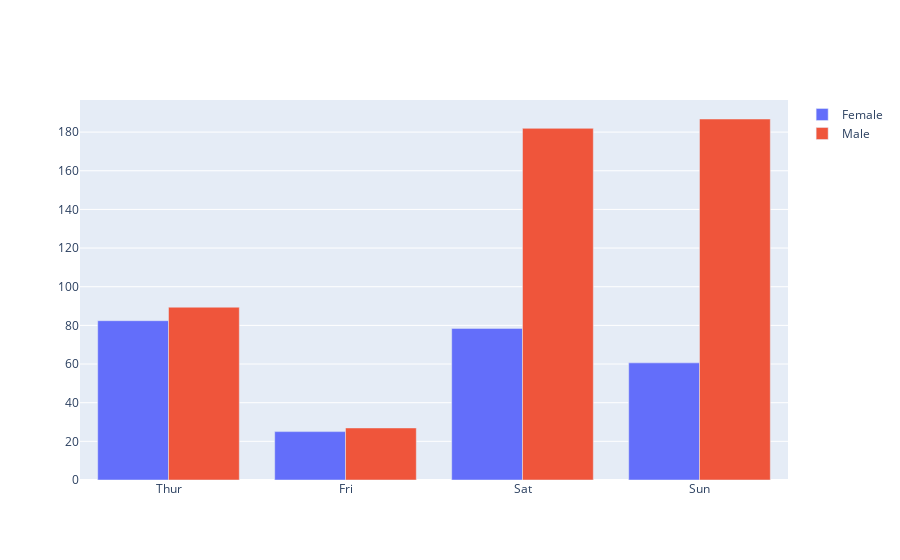

Source (notebook cell):
### Code cell
iplot(objs)

### Figure 1 — Plotly figure (JSON) as saved in the notebook; plotly's stock layout.template omitted (floating-point values rounded to 4 significant figures)
{"data": [{"name": "Female", "type": "bar", "x": ["Thur", "Fri", "Sat", "Sun"], "y": [82.42, 25.03, 78.45, 60.61]}, {"name": "Male", "type": "bar", "x": ["Thur", "Fri", "Sat", "Sun"], "y": [89.41, 26.93, 181.9, 186.8]}], "layout": {}}
